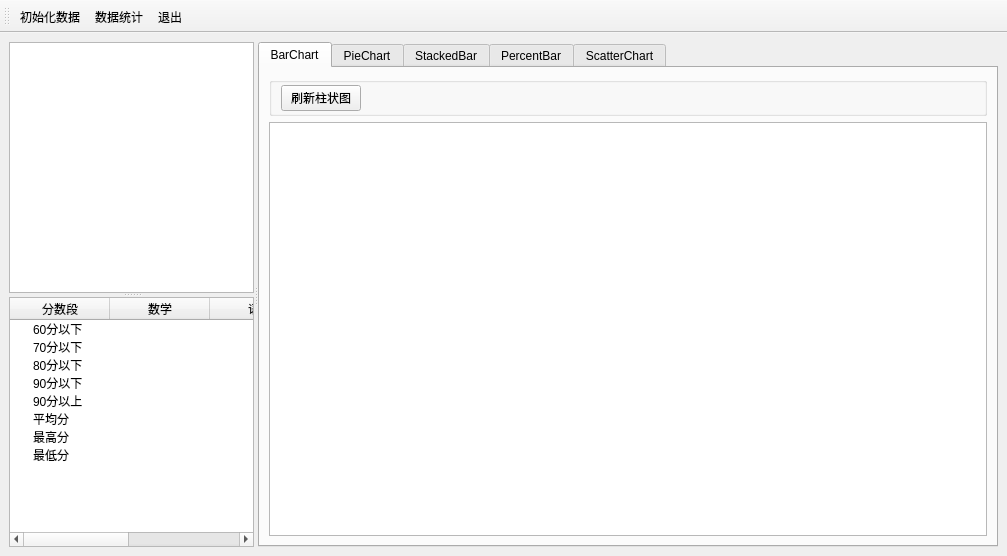
<?xml version="1.0" encoding="UTF-8"?>
<ui version="4.0">
 <class>MainWindow</class>
 <widget class="QMainWindow" name="MainWindow">
  <property name="geometry">
   <rect>
    <x>0</x>
    <y>0</y>
    <width>1007</width>
    <height>556</height>
   </rect>
  </property>
  <property name="windowTitle">
   <string>MainWindow</string>
  </property>
  <widget class="QWidget" name="centralwidget">
   <layout class="QGridLayout" name="gridLayout">
    <item row="0" column="0">
     <widget class="QSplitter" name="splitter_2">
      <property name="orientation">
       <enum>Qt::Horizontal</enum>
      </property>
      <widget class="QSplitter" name="splitter">
       <property name="orientation">
        <enum>Qt::Vertical</enum>
       </property>
       <widget class="QTableView" name="tableView"/>
       <widget class="QTreeWidget" name="treeWidget">
        <column>
         <property name="text">
          <string>分数段</string>
         </property>
         <property name="textAlignment">
          <set>AlignCenter</set>
         </property>
        </column>
        <column>
         <property name="text">
          <string>数学</string>
         </property>
         <property name="textAlignment">
          <set>AlignCenter</set>
         </property>
        </column>
        <column>
         <property name="text">
          <string>语文</string>
         </property>
         <property name="textAlignment">
          <set>AlignCenter</set>
         </property>
        </column>
        <column>
         <property name="text">
          <string>英语</string>
         </property>
         <property name="textAlignment">
          <set>AlignCenter</set>
         </property>
        </column>
        <column>
         <property name="text">
          <string>平均分</string>
         </property>
         <property name="textAlignment">
          <set>AlignCenter</set>
         </property>
        </column>
        <item>
         <property name="text">
          <string>60分以下</string>
         </property>
         <property name="text">
          <string/>
         </property>
         <property name="text">
          <string/>
         </property>
         <property name="text">
          <string/>
         </property>
         <property name="text">
          <string/>
         </property>
        </item>
        <item>
         <property name="text">
          <string>70分以下</string>
         </property>
        </item>
        <item>
         <property name="text">
          <string>80分以下</string>
         </property>
        </item>
        <item>
         <property name="text">
          <string>90分以下</string>
         </property>
        </item>
        <item>
         <property name="text">
          <string>90分以上</string>
         </property>
        </item>
        <item>
         <property name="text">
          <string>平均分</string>
         </property>
        </item>
        <item>
         <property name="text">
          <string>最高分</string>
         </property>
        </item>
        <item>
         <property name="text">
          <string>最低分</string>
         </property>
        </item>
       </widget>
      </widget>
      <widget class="QTabWidget" name="tabWidget">
       <property name="currentIndex">
        <number>0</number>
       </property>
       <widget class="QWidget" name="tab">
        <attribute name="icon">
         <iconset resource="res.qrc">
          <normaloff>:/images/images/3.ico</normaloff>:/images/images/3.ico</iconset>
        </attribute>
        <attribute name="title">
         <string>BarChart</string>
        </attribute>
        <layout class="QVBoxLayout" name="verticalLayout_3">
         <item>
          <widget class="QGroupBox" name="groupBox_2">
           <property name="title">
            <string/>
           </property>
           <layout class="QHBoxLayout" name="horizontalLayout">
            <property name="topMargin">
             <number>2</number>
            </property>
            <property name="bottomMargin">
             <number>2</number>
            </property>
            <item>
             <widget class="QPushButton" name="btnBuildBarChart">
              <property name="text">
               <string>刷新柱状图</string>
              </property>
             </widget>
            </item>
            <item>
             <spacer name="horizontalSpacer_2">
              <property name="orientation">
               <enum>Qt::Horizontal</enum>
              </property>
              <property name="sizeHint" stdset="0">
               <size>
                <width>40</width>
                <height>20</height>
               </size>
              </property>
             </spacer>
            </item>
           </layout>
          </widget>
         </item>
         <item>
          <widget class="QChartView" name="chartViewBar"/>
         </item>
        </layout>
       </widget>
       <widget class="QWidget" name="tab_2">
        <attribute name="icon">
         <iconset resource="res.qrc">
          <normaloff>:/images/images/43.ico</normaloff>:/images/images/43.ico</iconset>
        </attribute>
        <attribute name="title">
         <string>PieChart</string>
        </attribute>
        <layout class="QVBoxLayout" name="verticalLayout_4">
         <item>
          <widget class="QGroupBox" name="groupBox_3">
           <property name="title">
            <string/>
           </property>
           <layout class="QHBoxLayout" name="horizontalLayout_2">
            <property name="topMargin">
             <number>2</number>
            </property>
            <property name="bottomMargin">
             <number>2</number>
            </property>
            <item>
             <widget class="QLabel" name="label">
              <property name="text">
               <string>分析数据</string>
              </property>
              <property name="alignment">
               <set>Qt::AlignRight|Qt::AlignTrailing|Qt::AlignVCenter</set>
              </property>
             </widget>
            </item>
            <item>
             <widget class="QComboBox" name="cBoxCourse">
              <item>
               <property name="text">
                <string>数学</string>
               </property>
              </item>
              <item>
               <property name="text">
                <string>语文</string>
               </property>
              </item>
              <item>
               <property name="text">
                <string>英语</string>
               </property>
              </item>
              <item>
               <property name="text">
                <string>平均分</string>
               </property>
              </item>
             </widget>
            </item>
            <item>
             <widget class="QPushButton" name="btnDrawPieChart">
              <property name="text">
               <string>刷新饼图</string>
              </property>
             </widget>
            </item>
            <item>
             <widget class="QLabel" name="label_2">
              <property name="text">
               <string>HoleSize</string>
              </property>
             </widget>
            </item>
            <item>
             <widget class="QDoubleSpinBox" name="spinHoleSize">
              <property name="decimals">
               <number>2</number>
              </property>
              <property name="maximum">
               <double>1.000000000000000</double>
              </property>
              <property name="singleStep">
               <double>0.100000000000000</double>
              </property>
             </widget>
            </item>
            <item>
             <widget class="QLabel" name="label_3">
              <property name="text">
               <string>PieSize</string>
              </property>
             </widget>
            </item>
            <item>
             <widget class="QDoubleSpinBox" name="spinPieSize">
              <property name="maximum">
               <double>1.000000000000000</double>
              </property>
              <property name="singleStep">
               <double>0.100000000000000</double>
              </property>
              <property name="value">
               <double>0.700000000000000</double>
              </property>
             </widget>
            </item>
            <item>
             <widget class="QLabel" name="label_4">
              <property name="text">
               <string>主题</string>
              </property>
             </widget>
            </item>
            <item>
             <widget class="QComboBox" name="cBoxTheme">
              <item>
               <property name="text">
                <string>Light</string>
               </property>
              </item>
              <item>
               <property name="text">
                <string>BlueCerulean</string>
               </property>
              </item>
              <item>
               <property name="text">
                <string>Dark</string>
               </property>
              </item>
              <item>
               <property name="text">
                <string>BrownSand</string>
               </property>
              </item>
              <item>
               <property name="text">
                <string>BlueNcs</string>
               </property>
              </item>
              <item>
               <property name="text">
                <string>HighContrast</string>
               </property>
              </item>
              <item>
               <property name="text">
                <string>BlueIcy</string>
               </property>
              </item>
              <item>
               <property name="text">
                <string>Qt</string>
               </property>
              </item>
             </widget>
            </item>
            <item>
             <spacer name="horizontalSpacer">
              <property name="orientation">
               <enum>Qt::Horizontal</enum>
              </property>
              <property name="sizeHint" stdset="0">
               <size>
                <width>113</width>
                <height>20</height>
               </size>
              </property>
             </spacer>
            </item>
           </layout>
          </widget>
         </item>
         <item>
          <widget class="QChartView" name="chartViewPie"/>
         </item>
        </layout>
       </widget>
       <widget class="QWidget" name="tab_3">
        <attribute name="icon">
         <iconset resource="res.qrc">
          <normaloff>:/images/images/281.GIF</normaloff>:/images/images/281.GIF</iconset>
        </attribute>
        <attribute name="title">
         <string>StackedBar</string>
        </attribute>
        <layout class="QVBoxLayout" name="verticalLayout_5">
         <item>
          <widget class="QGroupBox" name="groupBox_4">
           <property name="title">
            <string/>
           </property>
           <layout class="QHBoxLayout" name="horizontalLayout_3">
            <property name="topMargin">
             <number>2</number>
            </property>
            <property name="bottomMargin">
             <number>2</number>
            </property>
            <item>
             <widget class="QPushButton" name="btnBuildStackedBar">
              <property name="text">
               <string>刷新堆叠柱状图</string>
              </property>
             </widget>
            </item>
            <item>
             <spacer name="horizontalSpacer_3">
              <property name="orientation">
               <enum>Qt::Horizontal</enum>
              </property>
              <property name="sizeHint" stdset="0">
               <size>
                <width>587</width>
                <height>20</height>
               </size>
              </property>
             </spacer>
            </item>
           </layout>
          </widget>
         </item>
         <item>
          <widget class="QChartView" name="chartViewStackedBar"/>
         </item>
        </layout>
       </widget>
       <widget class="QWidget" name="tab_5">
        <attribute name="icon">
         <iconset resource="res.qrc">
          <normaloff>:/images/images/f4.ico</normaloff>:/images/images/f4.ico</iconset>
        </attribute>
        <attribute name="title">
         <string>PercentBar</string>
        </attribute>
        <layout class="QVBoxLayout" name="verticalLayout_6">
         <item>
          <widget class="QGroupBox" name="groupBox_5">
           <property name="title">
            <string/>
           </property>
           <layout class="QHBoxLayout" name="horizontalLayout_4">
            <property name="topMargin">
             <number>2</number>
            </property>
            <property name="bottomMargin">
             <number>2</number>
            </property>
            <item>
             <widget class="QPushButton" name="btnPercentBar">
              <property name="text">
               <string>刷新百分比柱状图</string>
              </property>
             </widget>
            </item>
            <item>
             <spacer name="horizontalSpacer_4">
              <property name="orientation">
               <enum>Qt::Horizontal</enum>
              </property>
              <property name="sizeHint" stdset="0">
               <size>
                <width>587</width>
                <height>20</height>
               </size>
              </property>
             </spacer>
            </item>
           </layout>
          </widget>
         </item>
         <item>
          <widget class="QChartView" name="chartViewPercentBar"/>
         </item>
        </layout>
       </widget>
       <widget class="QWidget" name="tab_4">
        <attribute name="icon">
         <iconset resource="res.qrc">
          <normaloff>:/images/images/017.GIF</normaloff>:/images/images/017.GIF</iconset>
        </attribute>
        <attribute name="title">
         <string>ScatterChart</string>
        </attribute>
        <layout class="QVBoxLayout" name="verticalLayout_7">
         <item>
          <widget class="QGroupBox" name="groupBox_6">
           <property name="title">
            <string/>
           </property>
           <layout class="QHBoxLayout" name="horizontalLayout_5">
            <property name="topMargin">
             <number>2</number>
            </property>
            <property name="bottomMargin">
             <number>2</number>
            </property>
            <item>
             <widget class="QPushButton" name="btnScatter">
              <property name="text">
               <string>刷新图表</string>
              </property>
             </widget>
            </item>
            <item>
             <spacer name="horizontalSpacer_5">
              <property name="orientation">
               <enum>Qt::Horizontal</enum>
              </property>
              <property name="sizeHint" stdset="0">
               <size>
                <width>646</width>
                <height>20</height>
               </size>
              </property>
             </spacer>
            </item>
           </layout>
          </widget>
         </item>
         <item>
          <widget class="QChartView" name="chartViewScatter"/>
         </item>
        </layout>
       </widget>
      </widget>
     </widget>
    </item>
   </layout>
  </widget>
  <widget class="QToolBar" name="toolBar">
   <property name="windowTitle">
    <string>toolBar</string>
   </property>
   <property name="toolButtonStyle">
    <enum>Qt::ToolButtonTextUnderIcon</enum>
   </property>
   <attribute name="toolBarArea">
    <enum>TopToolBarArea</enum>
   </attribute>
   <attribute name="toolBarBreak">
    <bool>false</bool>
   </attribute>
   <addaction name="actGenData"/>
   <addaction name="actTongJi"/>
   <addaction name="actQuit"/>
  </widget>
  <action name="actTongJi">
   <property name="icon">
    <iconset resource="res.qrc">
     <normaloff>:/images/images/216.GIF</normaloff>:/images/images/216.GIF</iconset>
   </property>
   <property name="text">
    <string>数据统计</string>
   </property>
   <property name="toolTip">
    <string>数据统计</string>
   </property>
  </action>
  <action name="actQuit">
   <property name="icon">
    <iconset resource="res.qrc">
     <normaloff>:/images/images/132.bmp</normaloff>:/images/images/132.bmp</iconset>
   </property>
   <property name="text">
    <string>退出</string>
   </property>
   <property name="toolTip">
    <string>退出</string>
   </property>
  </action>
  <action name="actGenData">
   <property name="icon">
    <iconset resource="res.qrc">
     <normaloff>:/images/images/828.bmp</normaloff>:/images/images/828.bmp</iconset>
   </property>
   <property name="text">
    <string>初始化数据</string>
   </property>
   <property name="toolTip">
    <string>随机初始化数据</string>
   </property>
  </action>
 </widget>
 <customwidgets>
  <customwidget>
   <class>QChartView</class>
   <extends>QGraphicsView</extends>
   <header location="global">qchartview.h</header>
  </customwidget>
 </customwidgets>
 <resources>
  <include location="res.qrc"/>
 </resources>
 <connections>
  <connection>
   <sender>actQuit</sender>
   <signal>triggered()</signal>
   <receiver>MainWindow</receiver>
   <slot>close()</slot>
   <hints>
    <hint type="sourcelabel">
     <x>-1</x>
     <y>-1</y>
    </hint>
    <hint type="destinationlabel">
     <x>503</x>
     <y>277</y>
    </hint>
   </hints>
  </connection>
 </connections>
</ui>
